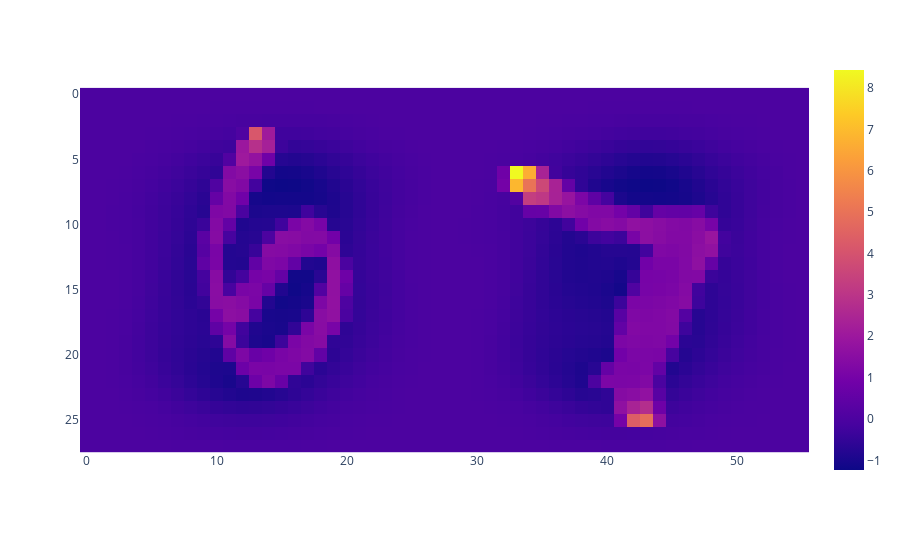

Write notebook code for a chart like this one.
### Code cell
fig = px.imshow(train_x[0, :].reshape(28, 56))
fig.show()

### Figure 1 — Plotly figure (JSON) as saved in the notebook; plotly's stock layout.template omitted (floating-point values rounded to 4 significant figures; data arrays with more than 128 entries replaced by an {"elided": "..."} marker saying what was removed)
{"data": [{"coloraxis": "coloraxis", "hovertemplate": "x: %{x}<br>y: %{y}<br>color: %{z}<extra></extra>", "name": "0", "type": "heatmap", "xaxis": "x", "yaxis": "y", "z": {"elided": "28x56 float values"}}], "layout": {"coloraxis": {"colorscale": [[0, "#0d0887"], [0.1111, "#46039f"], [0.2222, "#7201a8"], [0.3333, "#9c179e"], [0.4444, "#bd3786"], [0.5556, "#d8576b"], [0.6667, "#ed7953"], [0.7778, "#fb9f3a"], [0.8889, "#fdca26"], [1, "#f0f921"]]}, "margin": {"t": 60}, "xaxis": {"anchor": "y", "constrain": "domain", "domain": [0, 1], "scaleanchor": "y"}, "yaxis": {"anchor": "x", "autorange": "reversed", "constrain": "domain", "domain": [0, 1]}}}
